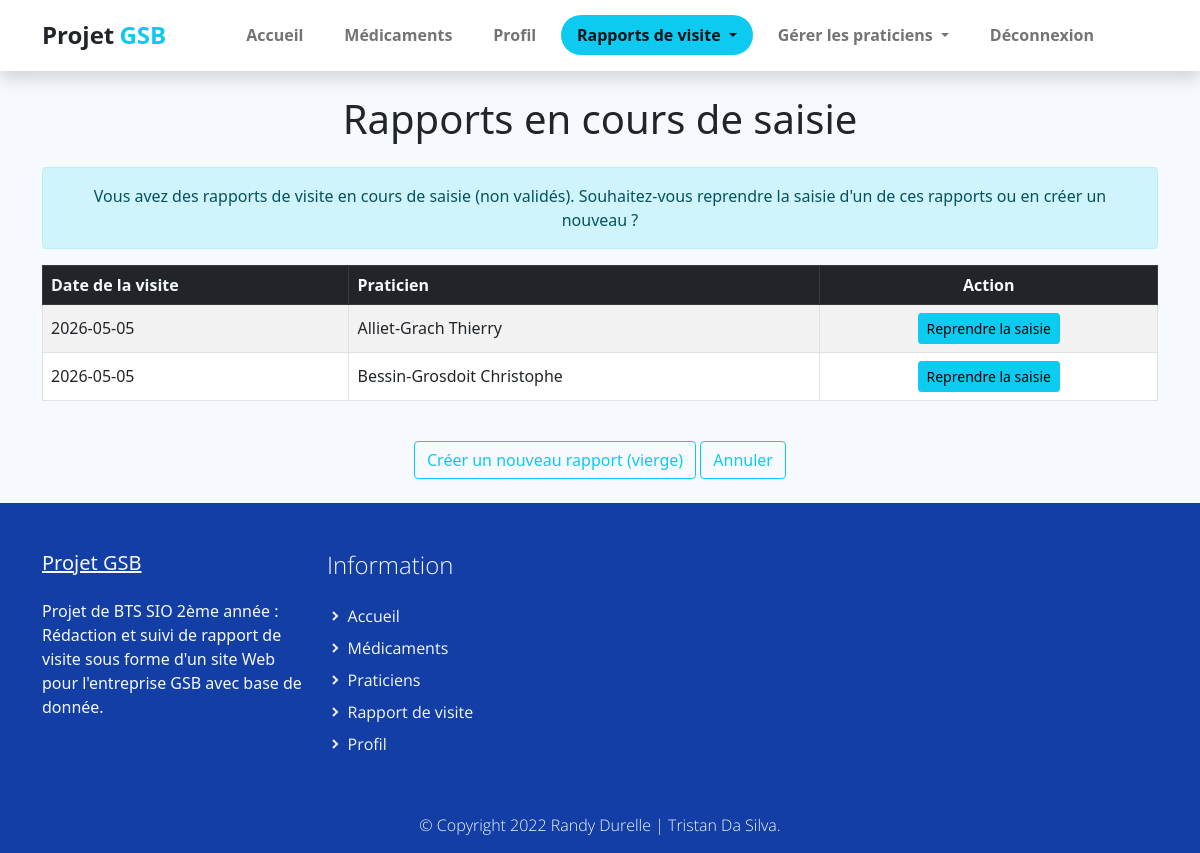
The page /index.php?uc=rapportVisite&action=nouveau (signed in) on the database its author committed.
### tables this page shows
CREATE TABLE IF NOT EXISTS `rapport_visite` (
  `VIS_MATRICULE` varchar(10) NOT NULL,
  `RAP_NUM` int(11) NOT NULL,
  `RAP_DATEVISITE` date DEFAULT NULL,
  `RAP_BILAN` varchar(255) DEFAULT NULL,
  `RAP_AUTRE` varchar(50) DEFAULT NULL,
  `RAP_MOTIF` varchar(50) DEFAULT NULL,
  `etat_code` int(11) DEFAULT NULL,
  `PRA_NUM` int(11) NOT NULL,
  `PRA_NUM_remplacant` int(11) DEFAULT NULL,
  `med_depotlegal_presente1` varchar(10) DEFAULT NULL,
  `med_depotlegal_presente2` varchar(10) DEFAULT NULL,
  `PRE_CODE` varchar(2) DEFAULT NULL,
  `mo_num` int(11) DEFAULT NULL,
  PRIMARY KEY (`VIS_MATRICULE`,`RAP_NUM`),
  KEY `rapport_visite_praticien2_FK` (`PRA_NUM`),
  KEY `rv_etat_FK` (`etat_code`),
  KEY `fk_rv_motif` (`mo_num`),
  KEY `fk_rv_praticien_remp` (`PRA_NUM_remplacant`),
  KEY `fk_rv_med1` (`med_depotlegal_presente1`),
  KEY `fk_rv_med2` (`med_depotlegal_presente2`),
  KEY `fk_rv_presentation` (`PRE_CODE`)
);

CREATE TABLE IF NOT EXISTS `praticien` (
  `PRA_NUM` int(11) NOT NULL,
  `PRA_PRENOM` varchar(30) DEFAULT NULL,
  `PRA_NOM` varchar(30) DEFAULT NULL,
  `PRA_ADRESSE` varchar(50) DEFAULT NULL,
  `PRA_CP` varchar(5) DEFAULT NULL,
  `PRA_VILLE` varchar(25) DEFAULT NULL,
  `PRA_COEFNOTORIETE` float DEFAULT NULL,
  `TYP_CODE` varchar(3) DEFAULT NULL,
  `PRA_COEFF_CONFIANCE` float DEFAULT NULL,
  PRIMARY KEY (`PRA_NUM`),
  KEY `praticien_type_praticien0_FK` (`TYP_CODE`)
);

### modele/bd.rapportVisite.inc.php (called while the page is built, shortened)
<?php
function getRapportsVisiteurTous($idVisiteur)
{
    $connexion = connexionPDO();
    $sql = "
        SELECT rv.RAP_NUM, rv.RAP_DATEVISITE, rv.RAP_MOTIF, rv.RAP_BILAN, rv.etat_code,
               p.PRA_NUM, p.PRA_NOM, p.PRA_PRENOM, m.MO_Libelle as MOTIF_LIBELLE
        FROM rapport_visite rv
        INNER JOIN praticien p ON rv.PRA_NUM = p.PRA_NUM
        LEFT JOIN motif m ON rv.RAP_MOTIF = m.MO_Code
        WHERE rv.VIS_MATRICULE = :vis
        AND rv.etat_code = 1
        ORDER BY rv.RAP_DATEVISITE DESC
    ";
    $req = $connexion->prepare($sql);
    $req->bindValue(':vis', $idVisiteur);
    $req->execute();
    return $req->fetchAll(PDO::FETCH_ASSOC);
}
?>

### vues/v_choixRapportEnCours.php (the view)
<section class="bg-light py-4">
    <div class="container">
        <h1 class="text-center mb-4">Rapports en cours de saisie</h1>
        <div class="alert alert-info text-center">
            Vous avez des rapports de visite en cours de saisie (non validés).
            Souhaitez-vous reprendre la saisie d'un de ces rapports ou en créer un nouveau ?
        </div>
        <div class="table-responsive mb-4">
            <table class="table table-bordered table-striped table-hover align-middle bg-white">
                <thead class="table-dark">
                    <tr>
                        <th>Date de la visite</th>
                        <th>Praticien</th>
                        <th class="text-center">Action</th>
                    </tr>
                </thead>
                <tbody>
                    <?php foreach ($rapportsEnCours as $rapport): ?>
                        <tr>
                            <td><?= htmlspecialchars($rapport['RAP_DATEVISITE'] ?? '') ?></td>
                            <td><?= htmlspecialchars($rapport['PRA_NOM'] . ' ' . $rapport['PRA_PRENOM']) ?></td>
                            <td class="text-center">
                                <a href="index.php?uc=rapportVisite&action=modifier&idRapport=<?= htmlspecialchars($rapport['RAP_NUM']) ?>" class="btn btn-sm btn-primary">Reprendre la saisie</a>
                            </td>
                        </tr>
                    <?php endforeach; ?>
                </tbody>
            </table>
        </div>
        <div class="text-center mt-4">
            <a href="index.php?uc=rapportVisite&action=nouveau&forceNouveau=1" class="btn btn-outline-primary">Créer un nouveau rapport (vierge)</a>
            <a href="index.php?uc=rapportVisite&action=liste" class="btn btn-outline-secondary">Annuler</a>
        </div>
    </div>
</section>

### assets/css/gsb.css (style rules this page uses)
p, a { font-weight: 400; }

### assets/css/custom.css (style rules this page uses)
body, html { height: 100%; margin: 0; padding: 0; }
body { background: #f6f9fe !important; width: 100%; position: relative; display: table; }
.bg-light { background-color: #f6f9fe; }

### rows shown on the page
rapport_visite: RAP_DATEVISITE "2026-05-05", PRA_NUM.PRA_PRENOM "Alliet-Grach Thierry"
rapport_visite: RAP_DATEVISITE "2026-05-05", PRA_NUM.PRA_PRENOM "Bessin-Grosdoit Christophe"
